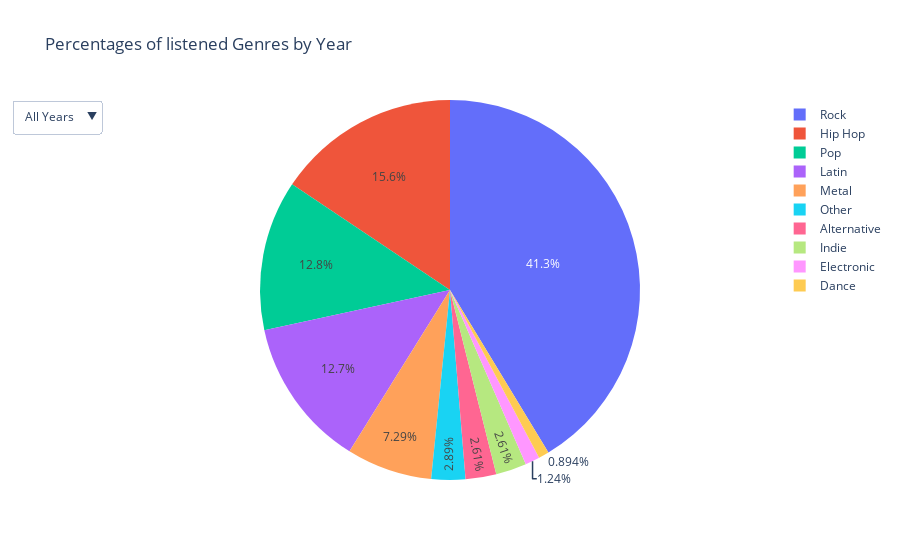

Notebook code for this chart:
### Code cell
years = df_top_genres_grouped['Year Added'].unique()
fig = go.Figure()

# trace for each year
for year in years:
    year_data = df_top_genres_grouped[df_top_genres_grouped['Year Added'] == year]
    fig.add_trace(go.Pie(
        labels=year_data['Broad Genre'],
        values=year_data['Track Count'],
        name=str(year),
        visible=False))

# trace for all years combined
all_data = df_top_genres_grouped.groupby('Broad Genre')['Track Count'].sum().reset_index()
fig.add_trace(go.Pie(
    labels=all_data['Broad Genre'],
    values=all_data['Track Count'],
    name="All Years",
    visible=True))

fig.update_layout(
    updatemenus=[dict(
            active=0,
            buttons=[dict(label="All Years",
                          method="update",
                          args=[{"visible": [False] * len(years) + [True]},
                                {"title": "Percentages of listened Genres - All Years"}])]
            + [dict(label=str(year),
                    method="update",
                    args=[{"visible": [i == idx for i in range(len(years))] + [False]},
                          {"title": f"Percentages of listened Genres in {year}"}])
               for idx, year in enumerate(years)])], title_text="Percentages of listened Genres by Year")

fig.show()

### Figure 1 — Plotly figure (JSON) as saved in the notebook; plotly's stock layout.template omitted (floating-point values rounded to 4 significant figures)
{"data": [{"labels": ["Alternative", "Dance", "Electronic", "Hip Hop", "Indie", "Latin", "Metal", "Pop", "Rock"], "name": "2017", "type": "pie", "values": [12, 6, 4, 12, 2, 13, 34, 37, 222], "visible": false}, {"labels": ["Alternative", "Dance", "Electronic", "Hip Hop", "Indie", "Latin", "Metal", "Pop", "Rock"], "name": "2018", "type": "pie", "values": [11, 1, 2, 6, 4, 6, 22, 18, 91], "visible": false}, {"labels": ["Alternative", "Dance", "Electronic", "Hip Hop", "Indie", "Latin", "Metal", "Other", "Pop", "Rock"], "name": "2019", "type": "pie", "values": [4, 4, 2, 2, 2, 17, 13, 8, 16, 54], "visible": false}, {"labels": ["Alternative", "Hip Hop", "Indie", "Latin", "Metal", "Other", "Pop", "Rock"], "name": "2020", "type": "pie", "values": [2, 3, 5, 24, 11, 7, 23, 48], "visible": false}, {"labels": ["Alternative", "Electronic", "Hip Hop", "Indie", "Latin", "Metal", "Other", "Pop", "Rock"], "name": "2021", "type": "pie", "values": [1, 1, 31, 2, 14, 1, 4, 17, 34], "visible": false}, {"labels": ["Alternative", "Electronic", "Hip Hop", "Indie", "Latin", "Metal", "Other", "Pop", "Rock"], "name": "2022", "type": "pie", "values": [6, 2, 41, 6, 28, 7, 8, 28, 72], "visible": false}, {"labels": ["Alternative", "Dance", "Electronic", "Hip Hop", "Indie", "Latin", "Metal", "Other", "Pop", "Rock"], "name": "2023", "type": "pie", "values": [1, 1, 4, 101, 17, 58, 5, 10, 37, 59], "visible": false}, {"labels": ["Alternative", "Dance", "Electronic", "Hip Hop", "Latin", "Metal", "Other", "Pop", "Rock"], "name": "2024", "type": "pie", "values": [1, 1, 3, 31, 25, 13, 5, 10, 21], "visible": false}, {"labels": ["Alternative", "Dance", "Electronic", "Hip Hop", "Indie", "Latin", "Metal", "Other", "Pop", "Rock"], "name": "All Years", "type": "pie", "values": [38, 13, 18, 227, 38, 185, 106, 42, 186, 601], "visible": true}], "layout": {"autosize": true, "title": {"text": "Percentages of listened Genres by Year"}, "updatemenus": [{"active": 0, "buttons": [{"args": [{"visible": [false, false, false, false, false, false, false, false, true]}, {"title": "Percentages of listened Genres - All Years"}], "label": "All Years", "method": "update"}, {"args": [{"visible": [true, false, false, false, false, false, false, false, false]}, {"title": "Percentages of listened Genres in 2017"}], "label": "2017", "method": "update"}, {"args": [{"visible": [false, true, false, false, false, false, false, false, false]}, {"title": "Percentages of listened Genres in 2018"}], "label": "2018", "method": "update"}, {"args": [{"visible": [false, false, true, false, false, false, false, false, false]}, {"title": "Percentages of listened Genres in 2019"}], "label": "2019", "method": "update"}, {"args": [{"visible": [false, false, false, true, false, false, false, false, false]}, {"title": "Percentages of listened Genres in 2020"}], "label": "2020", "method": "update"}, {"args": [{"visible": [false, false, false, false, true, false, false, false, false]}, {"title": "Percentages of listened Genres in 2021"}], "label": "2021", "method": "update"}, {"args": [{"visible": [false, false, false, false, false, true, false, false, false]}, {"title": "Percentages of listened Genres in 2022"}], "label": "2022", "method": "update"}, {"args": [{"visible": [false, false, false, false, false, false, true, false, false]}, {"title": "Percentages of listened Genres in 2023"}], "label": "2023", "method": "update"}, {"args": [{"visible": [false, false, false, false, false, false, false, true, false]}, {"title": "Percentages of listened Genres in 2024"}], "label": "2024", "method": "update"}]}]}}
